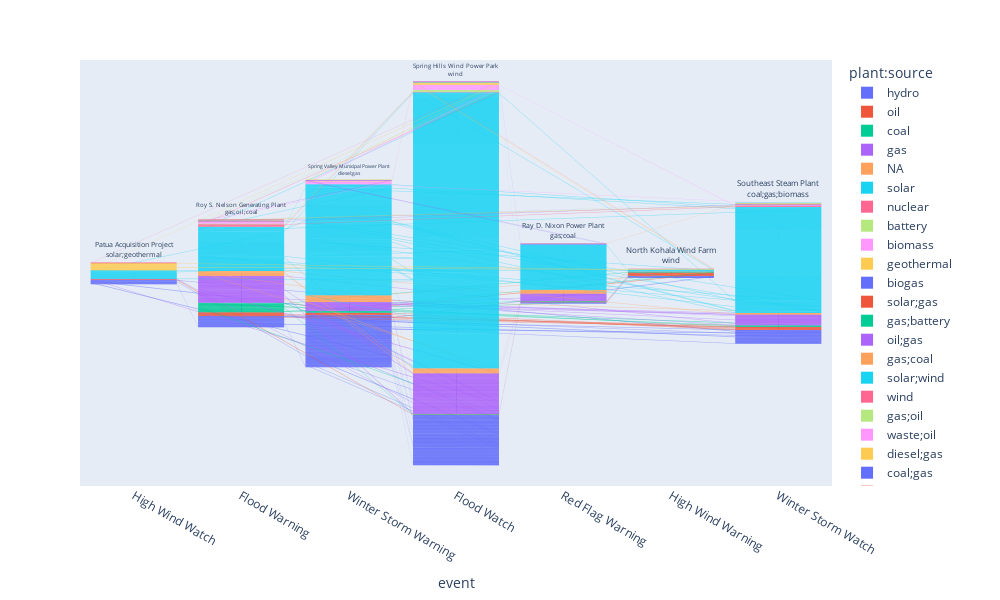

Notebook cell for this chart:
### Code cell
fig = px.funnel(final, x='event', y='plant:source', color = 'plant:source', hover_name = 'name', text = 'name')
fig.update_layout(
    width=1000, # Set the width of the plot to 800 pixels
    height=600 # Set the height of the plot to 600 pixels
)
fig.show()

### Figure 1 — Plotly figure (JSON) as saved in the notebook; plotly's stock layout.template omitted (floating-point values rounded to 4 significant figures; data arrays with more than 128 entries replaced by an {"elided": "..."} marker saying what was removed)
{"data": [{"hovertemplate": "<b>%{hovertext}</b><br><br>plant:source=%{y}<br>event=%{x}<br>name=%{text}<extra></extra>", "hovertext": {"elided": "223 str values"}, "legendgroup": "hydro", "marker": {"color": "#636efa"}, "name": "hydro", "orientation": "v", "showlegend": true, "text": {"elided": "223 str values"}, "type": "funnel", "x": {"elided": "223 str values"}, "xaxis": "x", "y": {"elided": "223 str values"}, "yaxis": "y"}, {"hovertemplate": "<b>%{hovertext}</b><br><br>plant:source=%{y}<br>event=%{x}<br>name=%{text}<extra></extra>", "hovertext": ["Orca Power Plant", "Oakland Energy Facility", "Airport Industrial", "Keahole Power Plant", "Waimea Generating Station", "Hamakua Energy Plant", "Kanoelehua Power Station", "W H Hill Power Station", "Puna Power Station", "Bellevue Municipal Utilities", "Alliant SBD 9106 Rockwell CR", "Lime Creek", "Waterloo Lundquist", "Alliant SBD 9107 JBS USA", "Forest City Light Plant", "Spencer Gas Turbine", "West Liberty Power Plant", "Wilton Power Plant", "Industrial Park Power Plant", "St. Bonifacius Power Plant", "St James Power Plant", "Montpelier Power Plant", "Bryan Peaking", "Stryker Power Plant"], "legendgroup": "oil", "marker": {"color": "#EF553B"}, "name": "oil", "orientation": "v", "showlegend": true, "text": ["Orca Power Plant", "Oakland Energy Facility", "Airport Industrial", "Keahole Power Plant", "Waimea Generating Station", "Hamakua Energy Plant", "Kanoelehua Power Station", "W H Hill Power Station", "Puna Power Station", "Bellevue Municipal Utilities", "Alliant SBD 9106 Rockwell CR", "Lime Creek", "Waterloo Lundquist", "Alliant SBD 9107 JBS USA", "Forest City Light Plant", "Spencer Gas Turbine", "West Liberty Power Plant", "Wilton Power Plant", "Industrial Park Power Plant", "St. Bonifacius Power Plant", "St James Power Plant", "Montpelier Power Plant", "Bryan Peaking", "Stryker Power Plant"], "type": "funnel", "x": ["High Wind Watch", "Flood Watch", "Red Flag Warning", "High Wind Warning", "High Wind Warning", "High Wind Warning", "High Wind Warning", "High Wind Warning", "High Wind Warning", "Winter Storm Warning", "Winter Storm Watch", "Winter Storm Warning", "Winter Storm Warning", "Winter Storm Warning", "Winter Storm Watch", "Winter Storm Watch", "Flood Warning", "Flood Warning", "Flood Warning", "Winter Storm Watch", "Winter Storm Watch", "Flood Warning", "Flood Warning", "Flood Warning"], "xaxis": "x", "y": ["oil", "oil", "oil", "oil", "oil", "oil", "oil", "oil", "oil", "oil", "oil", "oil", "oil", "oil", "oil", "oil", "oil", "oil", "oil", "oil", "oil", "oil", "oil", "oil"], "yaxis": "y"}, {"hovertemplate": "<b>%{hovertext}</b><br><br>plant:source=%{y}<br>event=%{x}<br>name=%{text}<extra></extra>", "hovertext": ["Plum Point Energy Station", "Independence Steam Electric Station", "Comanche Generating Station", "Lansing Power Plant", "Archer Daniels Midland Clinton Power Plant", "Louisa Generating Station", "Muscatine Power Plant", "Edwardsport Integrated Gasification Combined Cycle", "Merom Power Station", "Gibson Generating Station", "Joppa Generating Station", "Shawnee Fossil Plant", "Sikeston BMU", "Frank E. Ratts Generating Station", "Petersburg Generating Station", "Rockport Generating Station", "Warrick Power Plant", "F. B. Culley Generating Station", "Sherco Power", "Allen S. King Power Plant", "Rush Island Power Station", "North Valmy Generating Station", "Big Stone Power Plant", "J. Robert Welsh Power Plant", "John P Madgett Station", "Naughton Coal Plant"], "legendgroup": "coal", "marker": {"color": "#00cc96"}, "name": "coal", "orientation": "v", "showlegend": true, "text": ["Plum Point Energy Station", "Independence Steam Electric Station", "Comanche Generating Station", "Lansing Power Plant", "Archer Daniels Midland Clinton Power Plant", "Louisa Generating Station", "Muscatine Power Plant", "Edwardsport Integrated Gasification Combined Cycle", "Merom Power Station", "Gibson Generating Station", "Joppa Generating Station", "Shawnee Fossil Plant", "Sikeston BMU", "Frank E. Ratts Generating Station", "Petersburg Generating Station", "Rockport Generating Station", "Warrick Power Plant", "F. B. Culley Generating Station", "Sherco Power", "Allen S. King Power Plant", "Rush Island Power Station", "North Valmy Generating Station", "Big Stone Power Plant", "J. Robert Welsh Power Plant", "John P Madgett Station", "Naughton Coal Plant"], "type": "funnel", "x": ["Flood Warning", "Flood Warning", "Red Flag Warning", "Winter Storm Warning", "Flood Warning", "Flood Warning", "Flood Warning", "Flood Warning", "Flood Warning", "Flood Warning", "Flood Warning", "Flood Watch", "Flood Warning", "Flood Warning", "Flood Warning", "Flood Warning", "Flood Warning", "Flood Warning", "Winter Storm Watch", "Winter Storm Watch", "Flood Warning", "High Wind Warning", "Winter Storm Warning", "Flood Warning", "Winter Storm Warning", "Winter Storm Watch"], "xaxis": "x", "y": ["coal", "coal", "coal", "coal", "coal", "coal", "coal", "coal", "coal", "coal", "coal", "coal", "coal", "coal", "coal", "coal", "coal", "coal", "coal", "coal", "coal", "coal", "coal", "coal", "coal", "coal"], "yaxis": "y"}, {"hovertemplate": "<b>%{hovertext}</b><br><br>plant:source=%{y}<br>event=%{x}<br>name=%{text}<extra></extra>", "hovertext": {"elided": "177 str values"}, "legendgroup": "gas", "marker": {"color": "#ab63fa"}, "name": "gas", "orientation": "v", "showlegend": true, "text": {"elided": "177 str values"}, "type": "funnel", "x": {"elided": "177 str values"}, "xaxis": "x", "y": {"elided": "177 str values"}, "yaxis": "y"}, {"hovertemplate": "<b>%{hovertext}</b><br><br>plant:source=%{y}<br>event=%{x}<br>name=%{text}<extra></extra>", "hovertext": ["NA", "NA", "NA", "SRP", "NA", "NA", "NA", "PG&E", "NA", "NA", "NA", "NA", "NA", "NA", "NA", "Central Energy Facility", "NA", "NA", "Steam Distribution House", "Xcel Energy Power Station", "NA", "NA", "NA", "NA", "NA", "NA", "NA", "NA", "NA", "E J Stoneman Generating Station", "Havana Power Station", "Paducah Gaseous Diffusion Plant", "NA", "NA", "NA", "NA", "NA", "NA", "NA", "Prospect Power Plant", "NA", "NA", "NA"], "legendgroup": "NA", "marker": {"color": "#FFA15A"}, "name": "NA", "orientation": "v", "showlegend": true, "text": ["NA", "NA", "NA", "SRP", "NA", "NA", "NA", "PG&E", "NA", "NA", "NA", "NA", "NA", "NA", "NA", "Central Energy Facility", "NA", "NA", "Steam Distribution House", "Xcel Energy Power Station", "NA", "NA", "NA", "NA", "NA", "NA", "NA", "NA", "NA", "E J Stoneman Generating Station", "Havana Power Station", "Paducah Gaseous Diffusion Plant", "NA", "NA", "NA", "NA", "NA", "NA", "NA", "Prospect Power Plant", "NA", "NA", "NA"], "type": "funnel", "x": ["Flood Warning", "Flood Warning", "Flood Warning", "Flood Warning", "Flood Warning", "Flood Warning", "Flood Watch", "Flood Watch", "Winter Storm Warning", "Winter Storm Warning", "Winter Storm Warning", "Flood Watch", "Flood Watch", "Flood Watch", "Flood Watch", "Flood Watch", "Flood Watch", "Flood Watch", "Red Flag Warning", "Red Flag Warning", "Red Flag Warning", "Red Flag Warning", "Red Flag Warning", "Red Flag Warning", "Red Flag Warning", "High Wind Warning", "Winter Storm Warning", "Winter Storm Warning", "Winter Storm Warning", "Winter Storm Warning", "Flood Warning", "Flood Watch", "Flood Warning", "Flood Warning", "Winter Storm Watch", "Winter Storm Watch", "Winter Storm Watch", "Winter Storm Warning", "Winter Storm Warning", "Winter Storm Warning", "Winter Storm Warning", "Winter Storm Warning", "Winter Storm Warning"], "xaxis": "x", "y": ["NA", "NA", "NA", "NA", "NA", "NA", "NA", "NA", "NA", "NA", "NA", "NA", "NA", "NA", "NA", "NA", "NA", "NA", "NA", "NA", "NA", "NA", "NA", "NA", "NA", "NA", "NA", "NA", "NA", "NA", "NA", "NA", "NA", "NA", "NA", "NA", "NA", "NA", "NA", "NA", "NA", "NA", "NA"], "yaxis": "y"}, {"hovertemplate": "<b>%{hovertext}</b><br><br>plant:source=%{y}<br>event=%{x}<br>name=%{text}<extra></extra>", "hovertext": {"elided": "1191 str values"}, "legendgroup": "solar", "marker": {"color": "#19d3f3"}, "name": "solar", "orientation": "v", "showlegend": true, "text": {"elided": "1191 str values"}, "type": "funnel", "x": {"elided": "1191 str values"}, "xaxis": "x", "y": {"elided": "1191 str values"}, "yaxis": "y"}, {"hovertemplate": "<b>%{hovertext}</b><br><br>plant:source=%{y}<br>event=%{x}<br>name=%{text}<extra></extra>", "hovertext": ["Palo Verde Nuclear Generating Station", "Diablo Canyon Power Plant", "LaSalle Generating Station", "Quad Cities Nuclear Generating Station", "D.C. Cook Nuclear Power Plant", "River Bend Nuclear Generating Station", "Monticello Nuclear Generating Plant", "Prairie Island Nuclear Generating Plant"], "legendgroup": "nuclear", "marker": {"color": "#FF6692"}, "name": "nuclear", "orientation": "v", "showlegend": true, "text": ["Palo Verde Nuclear Generating Station", "Diablo Canyon Power Plant", "LaSalle Generating Station", "Quad Cities Nuclear Generating Station", "D.C. Cook Nuclear Power Plant", "River Bend Nuclear Generating Station", "Monticello Nuclear Generating Plant", "Prairie Island Nuclear Generating Plant"], "type": "funnel", "x": ["Flood Warning", "Flood Watch", "Flood Warning", "Flood Warning", "Flood Warning", "Flood Warning", "Winter Storm Watch", "Winter Storm Watch"], "xaxis": "x", "y": ["nuclear", "nuclear", "nuclear", "nuclear", "nuclear", "nuclear", "nuclear", "nuclear"], "yaxis": "y"}, {"hovertemplate": "<b>%{hovertext}</b><br><br>plant:source=%{y}<br>event=%{x}<br>name=%{text}<extra></extra>", "hovertext": ["Punkin Center Battery Storage", "Sanborn BESS 1 & 2", "Beacon BESS 1", "Saticoy", "Henrietta D Energy Storage LLC", "Crane Battery Energy Storage System"], "legendgroup": "battery", "marker": {"color": "#B6E880"}, "name": "battery", "orientation": "v", "showlegend": true, "text": ["Punkin Center Battery Storage", "Sanborn BESS 1 & 2", "Beacon BESS 1", "Saticoy", "Henrietta D Energy Storage LLC", "Crane Battery Energy Storage System"], "type": "funnel", "x": ["Flood Warning", "Flood Watch", "Flood Watch", "Flood Watch", "Flood Watch", "Flood Warning"], "xaxis": "x", "y": ["battery", "battery", "battery", "battery", "battery", "battery"], "yaxis": "y"}, {"hovertemplate": "<b>%{hovertext}</b><br><br>plant:source=%{y}<br>event=%{x}<br>name=%{text}<extra></extra>", "hovertext": ["Ampersand Chowchilla Biomass", "IHI Chinese Station", "Rio Bravo Fresno", "Mt Poso Cogeneration", "Covanta Delano", "HL Power", "Sierra Pacific Quincy Facility", "Sierra Pacific Loyalton Facility", "Rio Bravo Rocklin Power Station", "Sierra Pacific Lincoln Facility", "Wheelabrator Shasta Energy Facility", "SPI Anderson 2", "Burney Forest Products", "Sierra Pacific Burney Facility", "Buena Vista Biomass Power", "Wadham Energy LP", "Woodland Biomass Power", "DTE Stockton Biomass Power Plant", "Hans O. Nyman Energy Center", "EKS Landfill", "Biomass One LP", "Packaging Corp of America Power Plant", "Aspen Power", "Nacogdoches Power"], "legendgroup": "biomass", "marker": {"color": "#FF97FF"}, "name": "biomass", "orientation": "v", "showlegend": true, "text": ["Ampersand Chowchilla Biomass", "IHI Chinese Station", "Rio Bravo Fresno", "Mt Poso Cogeneration", "Covanta Delano", "HL Power", "Sierra Pacific Quincy Facility", "Sierra Pacific Loyalton Facility", "Rio Bravo Rocklin Power Station", "Sierra Pacific Lincoln Facility", "Wheelabrator Shasta Energy Facility", "SPI Anderson 2", "Burney Forest Products", "Sierra Pacific Burney Facility", "Buena Vista Biomass Power", "Wadham Energy LP", "Woodland Biomass Power", "DTE Stockton Biomass Power Plant", "Hans O. Nyman Energy Center", "EKS Landfill", "Biomass One LP", "Packaging Corp of America Power Plant", "Aspen Power", "Nacogdoches Power"], "type": "funnel", "x": ["Flood Watch", "Flood Watch", "Flood Watch", "Flood Watch", "Flood Watch", "Winter Storm Warning", "Flood Watch", "Flood Watch", "Flood Watch", "Flood Watch", "Winter Storm Warning", "Winter Storm Warning", "Winter Storm Warning", "Winter Storm Warning", "Winter Storm Warning", "Flood Watch", "Flood Watch", "Flood Watch", "Winter Storm Watch", "Winter Storm Watch", "Winter Storm Warning", "Flood Warning", "Flood Warning", "Flood Warning"], "xaxis": "x", "y": ["biomass", "biomass", "biomass", "biomass", "biomass", "biomass", "biomass", "biomass", "biomass", "biomass", "biomass", "biomass", "biomass", "biomass", "biomass", "biomass", "biomass", "biomass", "biomass", "biomass", "biomass", "biomass", "biomass", "biomass"], "yaxis": "y"}, {"hovertemplate": "<b>%{hovertext}</b><br><br>plant:source=%{y}<br>event=%{x}<br>name=%{text}<extra></extra>", "hovertext": ["The Geysers Calpine", "Bottle Rock Power", "The Geysers NCPA", "Coso Geothermal Projects", "Whitegrass No. 1 Geothermal Plant", "Don A Campbell 1 Geothermal", "Don A Campbell 2 Geothermal", "Richard Burdette Geothermal", "Steamboat II & III", "Galena 3 Geothermal Power Plant", "Steamboat Hills LP", "Galena 2 Geothermal Power Plant", "San Emidio Geothermal Plant", "Puna Geothermal Venture", "Tungsten Mountain Geothermal Complex", "Dixie Valley Geothermal Facility", "ENEL Salt Wells", "Stillwater Geothermal Complex", "Soda Lake III Geothermal Power Plant", "Soda Lake Geothermal No I & II", "Desert Peak Power Plant", "Brady Geothermal Plant", "Jersey Valley Geothermal Plant", "Blue Mountain Geothermal Power Plant", "Tuscarora Geothermal Power Plant"], "legendgroup": "geothermal", "marker": {"color": "#FECB52"}, "name": "geothermal", "orientation": "v", "showlegend": true, "text": ["The Geysers Calpine", "Bottle Rock Power", "The Geysers NCPA", "Coso Geothermal Projects", "Whitegrass No. 1 Geothermal Plant", "Don A Campbell 1 Geothermal", "Don A Campbell 2 Geothermal", "Richard Burdette Geothermal", "Steamboat II & III", "Galena 3 Geothermal Power Plant", "Steamboat Hills LP", "Galena 2 Geothermal Power Plant", "San Emidio Geothermal Plant", "Puna Geothermal Venture", "Tungsten Mountain Geothermal Complex", "Dixie Valley Geothermal Facility", "ENEL Salt Wells", "Stillwater Geothermal Complex", "Soda Lake III Geothermal Power Plant", "Soda Lake Geothermal No I & II", "Desert Peak Power Plant", "Brady Geothermal Plant", "Jersey Valley Geothermal Plant", "Blue Mountain Geothermal Power Plant", "Tuscarora Geothermal Power Plant"], "type": "funnel", "x": ["Flood Watch", "Flood Watch", "Flood Watch", "Winter Storm Warning", "Flood Watch", "High Wind Watch", "High Wind Watch", "High Wind Watch", "High Wind Watch", "High Wind Watch", "High Wind Watch", "High Wind Watch", "High Wind Watch", "High Wind Warning", "High Wind Watch", "High Wind Watch", "High Wind Watch", "High Wind Watch", "High Wind Watch", "High Wind Watch", "High Wind Watch", "High Wind Watch", "High Wind Watch", "High Wind Warning", "Flood Watch"], "xaxis": "x", "y": ["geothermal", "geothermal", "geothermal", "geothermal", "geothermal", "geothermal", "geothermal", "geothermal", "geothermal", "geothermal", "geothermal", "geothermal", "geothermal", "geothermal", "geothermal", "geothermal", "geothermal", "geothermal", "geothermal", "geothermal", "geothermal", "geothermal", "geothermal", "geothermal", "geothermal"], "yaxis": "y"}, {"hovertemplate": "<b>%{hovertext}</b><br><br>plant:source=%{y}<br>event=%{x}<br>name=%{text}<extra></extra>", "hovertext": ["Sonoma Central Landfill", "Metro Wastewater Reclamation District", "Durham AWTF"], "legendgroup": "biogas", "marker": {"color": "#636efa"}, "name": "biogas", "orientation": "v", "showlegend": true, "text": ["Sonoma Central Landfill", "Metro Wastewater Reclamation District", "Durham AWTF"], "type": "funnel", "x": ["Flood Watch", "Red Flag Warning", "Winter Storm Warning"], "xaxis": "x", "y": ["biogas", "biogas", "biogas"], "yaxis": "y"}, {"hovertemplate": "<b>%{hovertext}</b><br><br>plant:source=%{y}<br>event=%{x}<br>name=%{text}<extra></extra>", "hovertext": ["Western 102 Generating Station"], "legendgroup": "solar;gas", "marker": {"color": "#EF553B"}, "name": "solar;gas", "orientation": "v", "showlegend": true, "text": ["Western 102 Generating Station"], "type": "funnel", "x": ["High Wind Watch"], "xaxis": "x", "y": ["solar;gas"], "yaxis": "y"}, {"hovertemplate": "<b>%{hovertext}</b><br><br>plant:source=%{y}<br>event=%{x}<br>name=%{text}<extra></extra>", "hovertext": ["Moss Landing Power Plant"], "legendgroup": "gas;battery", "marker": {"color": "#00cc96"}, "name": "gas;battery", "orientation": "v", "showlegend": true, "text": ["Moss Landing Power Plant"], "type": "funnel", "x": ["Flood Watch"], "xaxis": "x", "y": ["gas;battery"], "yaxis": "y"}, {"hovertemplate": "<b>%{hovertext}</b><br><br>plant:source=%{y}<br>event=%{x}<br>name=%{text}<extra></extra>", "hovertext": ["McClure", "Black Hills Energy", "Trinidad Municipal Power Plant", "Franklin Heating Station", "Geneseo Power Plant", "Purdue University Power Station", "Notre Dame Power Plant", "Blue Lake Plant", "Inver Hills Power Plant", "New Ulm Power Plant"], "legendgroup": "oil;gas", "marker": {"color": "#ab63fa"}, "name": "oil;gas", "orientation": "v", "showlegend": true, "text": ["McClure", "Black Hills Energy", "Trinidad Municipal Power Plant", "Franklin Heating Station", "Geneseo Power Plant", "Purdue University Power Station", "Notre Dame Power Plant", "Blue Lake Plant", "Inver Hills Power Plant", "New Ulm Power Plant"], "type": "funnel", "x": ["Flood Watch", "Red Flag Warning", "Red Flag Warning", "Winter Storm Warning", "Flood Warning", "Flood Warning", "Flood Warning", "Winter Storm Watch", "Winter Storm Watch", "Winter Storm Watch"], "xaxis": "x", "y": ["oil;gas", "oil;gas", "oil;gas", "oil;gas", "oil;gas", "oil;gas", "oil;gas", "oil;gas", "oil;gas", "oil;gas"], "yaxis": "y"}, {"hovertemplate": "<b>%{hovertext}</b><br><br>plant:source=%{y}<br>event=%{x}<br>name=%{text}<extra></extra>", "hovertext": ["Ray D. Nixon Power Plant", "Prairie Creek Generating Station", "Archer Daniels Midland Cedar Rapids", "Marion Power Plant", "Sebree Station"], "legendgroup": "gas;coal", "marker": {"color": "#FFA15A"}, "name": "gas;coal", "orientation": "v", "showlegend": true, "text": ["Ray D. Nixon Power Plant", "Prairie Creek Generating Station", "Archer Daniels Midland Cedar Rapids", "Marion Power Plant", "Sebree Station"], "type": "funnel", "x": ["Red Flag Warning", "Winter Storm Watch", "Winter Storm Watch", "Flood Warning", "Flood Warning"], "xaxis": "x", "y": ["gas;coal", "gas;coal", "gas;coal", "gas;coal", "gas;coal"], "yaxis": "y"}, {"hovertemplate": "<b>%{hovertext}</b><br><br>plant:source=%{y}<br>event=%{x}<br>name=%{text}<extra></extra>", "hovertext": ["Parker Ranch Power Plant"], "legendgroup": "solar;wind", "marker": {"color": "#19d3f3"}, "name": "solar;wind", "orientation": "v", "showlegend": true, "text": ["Parker Ranch Power Plant"], "type": "funnel", "x": ["High Wind Warning"], "xaxis": "x", "y": ["solar;wind"], "yaxis": "y"}, {"hovertemplate": "<b>%{hovertext}</b><br><br>plant:source=%{y}<br>event=%{x}<br>name=%{text}<extra></extra>", "hovertext": ["North Kohala Wind Farm", "Spring Hills Wind Power Park", "Medicine Bow Wind Farm", "High Plains and McFadden Ridge Wind Farms"], "legendgroup": "wind", "marker": {"color": "#FF6692"}, "name": "wind", "orientation": "v", "showlegend": true, "text": ["North Kohala Wind Farm", "Spring Hills Wind Power Park", "Medicine Bow Wind Farm", "High Plains and McFadden Ridge Wind Farms"], "type": "funnel", "x": ["High Wind Warning", "Flood Watch", "High Wind Watch", "High Wind Watch"], "xaxis": "x", "y": ["wind", "wind", "wind", "wind"], "yaxis": "y"}, {"hovertemplate": "<b>%{hovertext}</b><br><br>plant:source=%{y}<br>event=%{x}<br>name=%{text}<extra></extra>", "hovertext": ["Vinton Power Plant", "Fairmont Power Plant", "Stryker Creek Power Plant", "Arcadia Electric"], "legendgroup": "gas;oil", "marker": {"color": "#B6E880"}, "name": "gas;oil", "orientation": "v", "showlegend": true, "text": ["Vinton Power Plant", "Fairmont Power Plant", "Stryker Creek Power Plant", "Arcadia Electric"], "type": "funnel", "x": ["Winter Storm Watch", "Winter Storm Watch", "Flood Warning", "Winter Storm Warning"], "xaxis": "x", "y": ["gas;oil", "gas;oil", "gas;oil", "gas;oil"], "yaxis": "y"}, {"hovertemplate": "<b>%{hovertext}</b><br><br>plant:source=%{y}<br>event=%{x}<br>name=%{text}<extra></extra>", "hovertext": ["Olmsted Waste-to-Energy Plant"], "legendgroup": "waste;oil", "marker": {"color": "#FF97FF"}, "name": "waste;oil", "orientation": "v", "showlegend": true, "text": ["Olmsted Waste-to-Energy Plant"], "type": "funnel", "x": ["Winter Storm Warning"], "xaxis": "x", "y": ["waste;oil"], "yaxis": "y"}, {"hovertemplate": "<b>%{hovertext}</b><br><br>plant:source=%{y}<br>event=%{x}<br>name=%{text}<extra></extra>", "hovertext": ["Spring Valley Municipal Power Plant"], "legendgroup": "diesel;gas", "marker": {"color": "#FECB52"}, "name": "diesel;gas", "orientation": "v", "showlegend": true, "text": ["Spring Valley Municipal Power Plant"], "type": "funnel", "x": ["Winter Storm Warning"], "xaxis": "x", "y": ["diesel;gas"], "yaxis": "y"}, {"hovertemplate": "<b>%{hovertext}</b><br><br>plant:source=%{y}<br>event=%{x}<br>name=%{text}<extra></extra>", "hovertext": ["A. B. Brown Generating Station", "Big Cajun II", "Black Dog Plant"], "legendgroup": "coal;gas", "marker": {"color": "#636efa"}, "name": "coal;gas", "orientation": "v", "showlegend": true, "text": ["A. B. Brown Generating Station", "Big Cajun II", "Black Dog Plant"], "type": "funnel", "x": ["Flood Warning", "Flood Warning", "Winter Storm Watch"], "xaxis": "x", "y": ["coal;gas", "coal;gas", "coal;gas"], "yaxis": "y"}, {"hovertemplate": "<b>%{hovertext}</b><br><br>plant:source=%{y}<br>event=%{x}<br>name=%{text}<extra></extra>", "hovertext": ["Waukegan NRG Energy Generating Station"], "legendgroup": "oil;coal", "marker": {"color": "#EF553B"}, "name": "oil;coal", "orientation": "v", "showlegend": true, "text": ["Waukegan NRG Energy Generating Station"], "type": "funnel", "x": ["Flood Warning"], "xaxis": "x", "y": ["oil;coal"], "yaxis": "y"}, {"hovertemplate": "<b>%{hovertext}</b><br><br>plant:source=%{y}<br>event=%{x}<br>name=%{text}<extra></extra>", "hovertext": ["Pleasant Prairie Power Plant"], "legendgroup": "coal;oil", "marker": {"color": "#00cc96"}, "name": "coal;oil", "orientation": "v", "showlegend": true, "text": ["Pleasant Prairie Power Plant"], "type": "funnel", "x": ["Flood Warning"], "xaxis": "x", "y": ["coal;oil"], "yaxis": "y"}, {"hovertemplate": "<b>%{hovertext}</b><br><br>plant:source=%{y}<br>event=%{x}<br>name=%{text}<extra></extra>", "hovertext": ["Cayuga Station", "Meramec Energy Center"], "legendgroup": "oil;gas;coal", "marker": {"color": "#ab63fa"}, "name": "oil;gas;coal", "orientation": "v", "showlegend": true, "text": ["Cayuga Station", "Meramec Energy Center"], "type": "funnel", "x": ["Flood Warning", "Flood Warning"], "xaxis": "x", "y": ["oil;gas;coal", "oil;gas;coal"], "yaxis": "y"}, {"hovertemplate": "<b>%{hovertext}</b><br><br>plant:source=%{y}<br>event=%{x}<br>name=%{text}<extra></extra>", "hovertext": ["Roy S. Nelson Generating Plant"], "legendgroup": "gas;oil;coal", "marker": {"color": "#FFA15A"}, "name": "gas;oil;coal", "orientation": "v", "showlegend": true, "text": ["Roy S. Nelson Generating Plant"], "type": "funnel", "x": ["Flood Warning"], "xaxis": "x", "y": ["gas;oil;coal"], "yaxis": "y"}, {"hovertemplate": "<b>%{hovertext}</b><br><br>plant:source=%{y}<br>event=%{x}<br>name=%{text}<extra></extra>", "hovertext": ["Covanta Hennepin Energy", "Wilmarth"], "legendgroup": "waste", "marker": {"color": "#19d3f3"}, "name": "waste", "orientation": "v", "showlegend": true, "text": ["Covanta Hennepin Energy", "Wilmarth"], "type": "funnel", "x": ["Winter Storm Watch", "Winter Storm Watch"], "xaxis": "x", "y": ["waste", "waste"], "yaxis": "y"}, {"hovertemplate": "<b>%{hovertext}</b><br><br>plant:source=%{y}<br>event=%{x}<br>name=%{text}<extra></extra>", "hovertext": ["Southeast Steam Plant"], "legendgroup": "coal;gas;biomass", "marker": {"color": "#FF6692"}, "name": "coal;gas;biomass", "orientation": "v", "showlegend": true, "text": ["Southeast Steam Plant"], "type": "funnel", "x": ["Winter Storm Watch"], "xaxis": "x", "y": ["coal;gas;biomass"], "yaxis": "y"}, {"hovertemplate": "<b>%{hovertext}</b><br><br>plant:source=%{y}<br>event=%{x}<br>name=%{text}<extra></extra>", "hovertext": ["Patua Acquisition Project"], "legendgroup": "solar;geothermal", "marker": {"color": "#B6E880"}, "name": "solar;geothermal", "orientation": "v", "showlegend": true, "text": ["Patua Acquisition Project"], "type": "funnel", "x": ["High Wind Watch"], "xaxis": "x", "y": ["solar;geothermal"], "yaxis": "y"}, {"hovertemplate": "<b>%{hovertext}</b><br><br>plant:source=%{y}<br>event=%{x}<br>name=%{text}<extra></extra>", "hovertext": ["French Island Generating Plant"], "legendgroup": "biomass;oil", "marker": {"color": "#FF97FF"}, "name": "biomass;oil", "orientation": "v", "showlegend": true, "text": ["French Island Generating Plant"], "type": "funnel", "x": ["Winter Storm Warning"], "xaxis": "x", "y": ["biomass;oil"], "yaxis": "y"}], "layout": {"height": 600, "legend": {"title": {"text": "plant:source"}, "tracegroupgap": 0}, "margin": {"t": 60}, "width": 1000, "xaxis": {"anchor": "y", "autorange": true, "domain": [0, 1], "range": [-0.5, 6.5], "title": {"text": "event"}, "type": "category"}, "yaxis": {"anchor": "x", "autorange": true, "categoryarray": ["biomass;oil", "solar;geothermal", "coal;gas;biomass", "waste", "gas;oil;coal", "oil;gas;coal", "coal;oil", "oil;coal", "coal;gas", "diesel;gas", "waste;oil", "gas;oil", "wind", "solar;wind", "gas;coal", "oil;gas", "gas;battery", "solar;gas", "biogas", "geothermal", "biomass", "battery", "nuclear", "solar", "NA", "gas", "coal", "oil", "hydro"], "categoryorder": "array", "domain": [0, 1], "range": [-9837.0, 9865.0], "title": {"text": "plant:source"}, "type": "category"}}}
